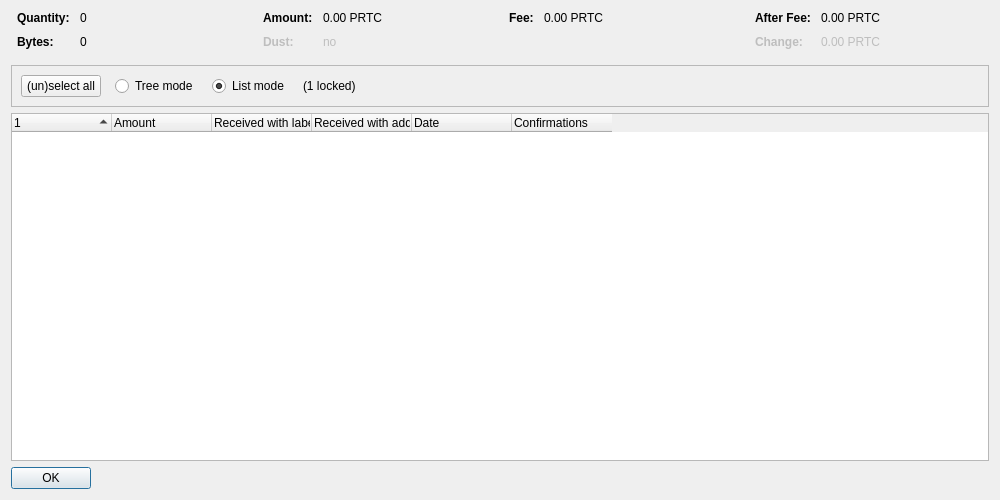
<?xml version="1.0" encoding="UTF-8"?>
<ui version="4.0">
 <class>CoinControlDialog</class>
 <widget class="QDialog" name="CoinControlDialog">
  <property name="geometry">
   <rect>
    <x>0</x>
    <y>0</y>
    <width>1000</width>
    <height>500</height>
   </rect>
  </property>
  <property name="windowTitle">
   <string>Coin Selection</string>
  </property>
  <layout class="QVBoxLayout" name="verticalLayout">
   <item>
    <layout class="QHBoxLayout" name="horizontalLayoutTop" stretch="0,0,0,0">
     <property name="topMargin">
      <number>0</number>
     </property>
     <property name="bottomMargin">
      <number>10</number>
     </property>
     <item>
      <layout class="QFormLayout" name="formLayoutCoinControl1">
       <property name="horizontalSpacing">
        <number>10</number>
       </property>
       <property name="verticalSpacing">
        <number>10</number>
       </property>
       <property name="leftMargin">
        <number>6</number>
       </property>
       <property name="rightMargin">
        <number>6</number>
       </property>
       <item row="0" column="0">
        <widget class="QLabel" name="labelCoinControlQuantityText">
         <property name="font">
          <font>
           <weight>75</weight>
           <bold>true</bold>
          </font>
         </property>
         <property name="text">
          <string>Quantity:</string>
         </property>
        </widget>
       </item>
       <item row="0" column="1">
        <widget class="QLabel" name="labelCoinControlQuantity">
         <property name="cursor">
          <cursorShape>IBeamCursor</cursorShape>
         </property>
         <property name="contextMenuPolicy">
          <enum>Qt::ActionsContextMenu</enum>
         </property>
         <property name="text">
          <string notr="true">0</string>
         </property>
         <property name="textInteractionFlags">
          <set>Qt::LinksAccessibleByMouse|Qt::TextSelectableByKeyboard|Qt::TextSelectableByMouse</set>
         </property>
        </widget>
       </item>
       <item row="1" column="0">
        <widget class="QLabel" name="labelCoinControlBytesText">
         <property name="font">
          <font>
           <weight>75</weight>
           <bold>true</bold>
          </font>
         </property>
         <property name="text">
          <string>Bytes:</string>
         </property>
        </widget>
       </item>
       <item row="1" column="1">
        <widget class="QLabel" name="labelCoinControlBytes">
         <property name="cursor">
          <cursorShape>IBeamCursor</cursorShape>
         </property>
         <property name="contextMenuPolicy">
          <enum>Qt::ActionsContextMenu</enum>
         </property>
         <property name="text">
          <string notr="true">0</string>
         </property>
         <property name="textInteractionFlags">
          <set>Qt::LinksAccessibleByMouse|Qt::TextSelectableByKeyboard|Qt::TextSelectableByMouse</set>
         </property>
        </widget>
       </item>
      </layout>
     </item>
     <item>
      <layout class="QFormLayout" name="formLayoutCoinControl2">
       <property name="horizontalSpacing">
        <number>10</number>
       </property>
       <property name="verticalSpacing">
        <number>10</number>
       </property>
       <property name="leftMargin">
        <number>6</number>
       </property>
       <property name="rightMargin">
        <number>6</number>
       </property>
       <item row="0" column="0">
        <widget class="QLabel" name="labelCoinControlAmountText">
         <property name="font">
          <font>
           <weight>75</weight>
           <bold>true</bold>
          </font>
         </property>
         <property name="text">
          <string>Amount:</string>
         </property>
        </widget>
       </item>
       <item row="0" column="1">
        <widget class="QLabel" name="labelCoinControlAmount">
         <property name="cursor">
          <cursorShape>IBeamCursor</cursorShape>
         </property>
         <property name="contextMenuPolicy">
          <enum>Qt::ActionsContextMenu</enum>
         </property>
         <property name="text">
          <string notr="true">0.00 PRTC</string>
         </property>
         <property name="textInteractionFlags">
          <set>Qt::LinksAccessibleByMouse|Qt::TextSelectableByKeyboard|Qt::TextSelectableByMouse</set>
         </property>
        </widget>
       </item>
       <item row="1" column="0">
        <widget class="QLabel" name="labelCoinControlLowOutputText">
         <property name="enabled">
          <bool>false</bool>
         </property>
         <property name="font">
          <font>
           <weight>75</weight>
           <bold>true</bold>
          </font>
         </property>
         <property name="text">
          <string>Dust:</string>
         </property>
        </widget>
       </item>
       <item row="1" column="1">
        <widget class="QLabel" name="labelCoinControlLowOutput">
         <property name="enabled">
          <bool>false</bool>
         </property>
         <property name="cursor">
          <cursorShape>IBeamCursor</cursorShape>
         </property>
         <property name="contextMenuPolicy">
          <enum>Qt::ActionsContextMenu</enum>
         </property>
         <property name="text">
          <string notr="true">no</string>
         </property>
         <property name="textInteractionFlags">
          <set>Qt::LinksAccessibleByMouse|Qt::TextSelectableByKeyboard|Qt::TextSelectableByMouse</set>
         </property>
        </widget>
       </item>
      </layout>
     </item>
     <item>
      <layout class="QFormLayout" name="formLayoutCoinControl3">
       <property name="horizontalSpacing">
        <number>10</number>
       </property>
       <property name="verticalSpacing">
        <number>10</number>
       </property>
       <property name="leftMargin">
        <number>6</number>
       </property>
       <property name="rightMargin">
        <number>6</number>
       </property>
       <item row="0" column="0">
        <widget class="QLabel" name="labelCoinControlFeeText">
         <property name="font">
          <font>
           <weight>75</weight>
           <bold>true</bold>
          </font>
         </property>
         <property name="text">
          <string>Fee:</string>
         </property>
        </widget>
       </item>
       <item row="0" column="1">
        <widget class="QLabel" name="labelCoinControlFee">
         <property name="cursor">
          <cursorShape>IBeamCursor</cursorShape>
         </property>
         <property name="contextMenuPolicy">
          <enum>Qt::ActionsContextMenu</enum>
         </property>
         <property name="text">
          <string notr="true">0.00 PRTC</string>
         </property>
         <property name="textInteractionFlags">
          <set>Qt::LinksAccessibleByMouse|Qt::TextSelectableByKeyboard|Qt::TextSelectableByMouse</set>
         </property>
        </widget>
       </item>
      </layout>
     </item>
     <item>
      <layout class="QFormLayout" name="formLayoutCoinControl4">
       <property name="horizontalSpacing">
        <number>10</number>
       </property>
       <property name="verticalSpacing">
        <number>10</number>
       </property>
       <property name="leftMargin">
        <number>6</number>
       </property>
       <property name="rightMargin">
        <number>6</number>
       </property>
       <item row="0" column="0">
        <widget class="QLabel" name="labelCoinControlAfterFeeText">
         <property name="font">
          <font>
           <weight>75</weight>
           <bold>true</bold>
          </font>
         </property>
         <property name="text">
          <string>After Fee:</string>
         </property>
        </widget>
       </item>
       <item row="0" column="1">
        <widget class="QLabel" name="labelCoinControlAfterFee">
         <property name="cursor">
          <cursorShape>IBeamCursor</cursorShape>
         </property>
         <property name="contextMenuPolicy">
          <enum>Qt::ActionsContextMenu</enum>
         </property>
         <property name="text">
          <string notr="true">0.00 PRTC</string>
         </property>
         <property name="textInteractionFlags">
          <set>Qt::LinksAccessibleByMouse|Qt::TextSelectableByKeyboard|Qt::TextSelectableByMouse</set>
         </property>
        </widget>
       </item>
       <item row="1" column="0">
        <widget class="QLabel" name="labelCoinControlChangeText">
         <property name="enabled">
          <bool>false</bool>
         </property>
         <property name="font">
          <font>
           <weight>75</weight>
           <bold>true</bold>
          </font>
         </property>
         <property name="text">
          <string>Change:</string>
         </property>
        </widget>
       </item>
       <item row="1" column="1">
        <widget class="QLabel" name="labelCoinControlChange">
         <property name="enabled">
          <bool>false</bool>
         </property>
         <property name="cursor">
          <cursorShape>IBeamCursor</cursorShape>
         </property>
         <property name="contextMenuPolicy">
          <enum>Qt::ActionsContextMenu</enum>
         </property>
         <property name="text">
          <string notr="true">0.00 PRTC</string>
         </property>
         <property name="textInteractionFlags">
          <set>Qt::LinksAccessibleByMouse|Qt::TextSelectableByKeyboard|Qt::TextSelectableByMouse</set>
         </property>
        </widget>
       </item>
      </layout>
     </item>
    </layout>
   </item>
   <item>
    <widget class="QFrame" name="frame">
     <property name="minimumSize">
      <size>
       <width>0</width>
       <height>40</height>
      </size>
     </property>
     <property name="frameShape">
      <enum>QFrame::StyledPanel</enum>
     </property>
     <property name="frameShadow">
      <enum>QFrame::Sunken</enum>
     </property>
     <layout class="QHBoxLayout" name="horizontalLayout">
      <item>
       <layout class="QHBoxLayout" name="horizontalLayoutPanel" stretch="0,0,0,0,0">
        <property name="spacing">
         <number>14</number>
        </property>
        <item>
         <widget class="QPushButton" name="pushButtonSelectAll">
          <property name="sizePolicy">
           <sizepolicy hsizetype="Maximum" vsizetype="Fixed">
            <horstretch>0</horstretch>
            <verstretch>0</verstretch>
           </sizepolicy>
          </property>
          <property name="text">
           <string>(un)select all</string>
          </property>
          <property name="autoDefault">
           <bool>false</bool>
          </property>
         </widget>
        </item>
        <item>
         <widget class="QRadioButton" name="radioTreeMode">
          <property name="sizePolicy">
           <sizepolicy hsizetype="Maximum" vsizetype="Fixed">
            <horstretch>0</horstretch>
            <verstretch>0</verstretch>
           </sizepolicy>
          </property>
          <property name="text">
           <string>Tree mode</string>
          </property>
         </widget>
        </item>
        <item>
         <widget class="QRadioButton" name="radioListMode">
          <property name="sizePolicy">
           <sizepolicy hsizetype="Maximum" vsizetype="Fixed">
            <horstretch>0</horstretch>
            <verstretch>0</verstretch>
           </sizepolicy>
          </property>
          <property name="text">
           <string>List mode</string>
          </property>
          <property name="checked">
           <bool>true</bool>
          </property>
         </widget>
        </item>
        <item>
         <widget class="QLabel" name="labelLocked">
          <property name="text">
           <string notr="true">(1 locked)</string>
          </property>
         </widget>
        </item>
        <item>
         <spacer name="horizontalSpacer">
          <property name="orientation">
           <enum>Qt::Horizontal</enum>
          </property>
          <property name="sizeHint" stdset="0">
           <size>
            <width>40</width>
            <height>20</height>
           </size>
          </property>
         </spacer>
        </item>
       </layout>
      </item>
     </layout>
    </widget>
   </item>
   <item>
    <widget class="CoinControlTreeWidget" name="treeWidget">
     <property name="contextMenuPolicy">
      <enum>Qt::CustomContextMenu</enum>
     </property>
     <property name="sortingEnabled">
      <bool>false</bool>
     </property>
     <property name="columnCount">
      <number>6</number>
     </property>
     <attribute name="headerShowSortIndicator" stdset="0">
      <bool>true</bool>
     </attribute>
     <attribute name="headerStretchLastSection">
      <bool>false</bool>
     </attribute>
     <column>
      <property name="text">
       <string/>
      </property>
     </column>
     <column>
      <property name="text">
       <string>Amount</string>
      </property>
     </column>
     <column>
      <property name="text">
       <string>Received with label</string>
      </property>
     </column>
     <column>
      <property name="text">
       <string>Received with address</string>
      </property>
     </column>
     <column>
      <property name="text">
       <string>Date</string>
      </property>
     </column>
     <column>
      <property name="text">
       <string>Confirmations</string>
      </property>
      <property name="toolTip">
       <string>Confirmed</string>
      </property>
     </column>
     <column>
      <property name="text">
       <string/>
      </property>
     </column>
     <column>
      <property name="text">
       <string/>
      </property>
     </column>
     <column>
      <property name="text">
       <string/>
      </property>
     </column>
     <column>
      <property name="text">
       <string/>
      </property>
     </column>
    </widget>
   </item>
   <item>
    <widget class="QDialogButtonBox" name="buttonBox">
     <property name="sizePolicy">
      <sizepolicy hsizetype="Maximum" vsizetype="Fixed">
       <horstretch>0</horstretch>
       <verstretch>0</verstretch>
      </sizepolicy>
     </property>
     <property name="orientation">
      <enum>Qt::Horizontal</enum>
     </property>
     <property name="standardButtons">
      <set>QDialogButtonBox::Ok</set>
     </property>
    </widget>
   </item>
  </layout>
 </widget>
 <customwidgets>
  <customwidget>
   <class>CoinControlTreeWidget</class>
   <extends>QTreeWidget</extends>
   <header>qt/coincontroltreewidget.h</header>
  </customwidget>
 </customwidgets>
 <resources/>
 <connections/>
</ui>
